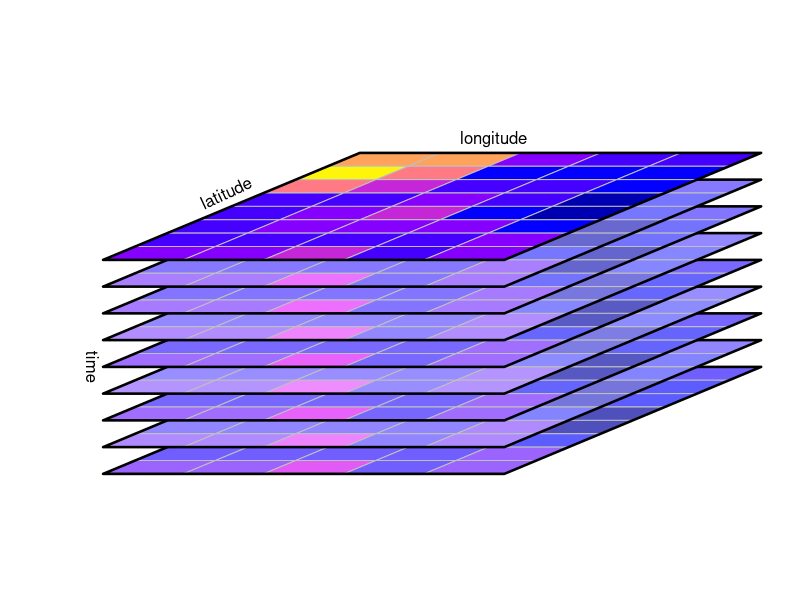

Recreate this plot in R.
## ---- chunk 1
#| echo: false
#| label: fig-6-1
#| fig-cap: "위도, 경도, 시간의 세 차원을 가지 래스터 데이터 큐브"

# (C) 2019, Edzer Pebesma, CC-BY-SA
set.seed(1331)
library(stars) |> suppressPackageStartupMessages()
library(colorspace)
tif <- system.file("tif/L7_ETMs.tif", package = "stars")
r <- read_stars(tif)

nrow <- 5
ncol <- 8
m <- r[[1]][1:nrow,1:ncol,1]
dim(m) <- c(x = nrow, y = ncol) # named dim
s <- st_as_stars(m)
# s
attr(s, "dimensions")[[1]]$delta = 3
attr(s, "dimensions")[[2]]$delta = -.5
attr(attr(s, "dimensions"), "raster")$affine = c(-1.2, 0.0)

plt <- function(x, yoffset = 0, add, li = TRUE) {
    attr(x, "dimensions")[[2]]$offset = attr(x, "dimensions")[[2]]$offset + yoffset
    l <- st_as_sf(x, as_points = FALSE)
    pal <- sf.colors(10)
    if (li)
        pal <- lighten(pal, 0.3 + rnorm(1, 0, 0.1))
    if (! add)
        plot(l, axes = FALSE, breaks = "equal", pal = pal, reset = FALSE, border = grey(.75), key.pos = NULL, main = NULL, xlab = "time")
    else
        plot(l, axes = TRUE, breaks = "equal", pal = pal, add = TRUE, border = grey(.75))
    u <- st_union(l)
    # print(u)
    plot(st_geometry(u), add = TRUE, col = NA, border = 'black', lwd = 2.5)
}

pl <- function(s, x, y, add = TRUE, randomize = FALSE) {
  attr(s, "dimensions")[[1]]$offset = x
  attr(s, "dimensions")[[2]]$offset = y
  m <- r[[1]][y + 1:nrow,x + 1:ncol,1]
  if (randomize)
    m <- m[sample(y + 1:nrow),x + 1:ncol]
  dim(m) = c(x = nrow, y = ncol) # named dim
  s[[1]] = m
  plt(s, 0, add)
  plt(s, 1, TRUE)
  plt(s, 2, TRUE)
  plt(s, 3, TRUE)
  plt(s, 4, TRUE)
  plt(s, 5, TRUE)
  plt(s, 6, TRUE)
  plt(s, 7, TRUE)
  plt(s, 8, TRUE, FALSE)
}

plot.new()
par(mar = rep(0.5,4))
plot.window(xlim = c(-12,15), ylim = c(-5,10), asp=1)
pl(s, 0, 0)
# box()
text(-10, 0, "time", srt = -90, col = 'black')
text(-5,  6.5, "latitude", srt = 25, col = 'black')
text( 5,  8.5, "longitude", srt = 0, col = 'black')
